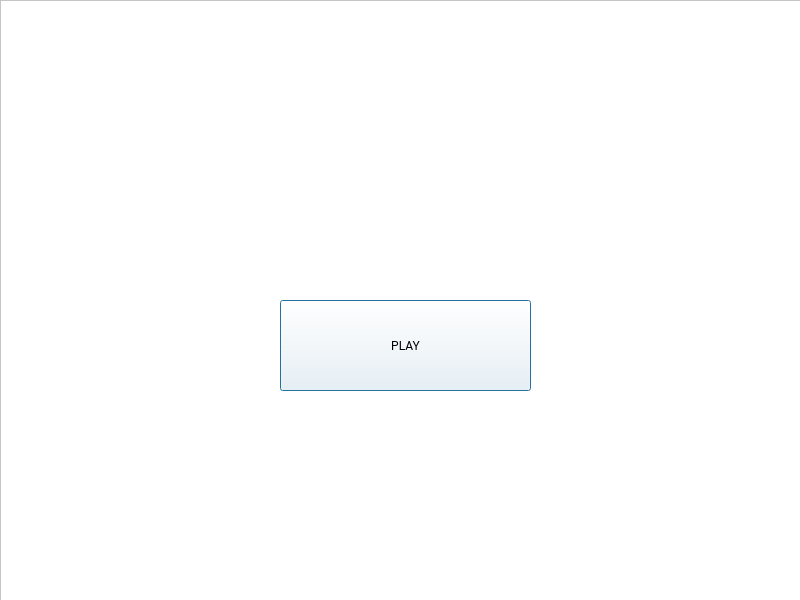
<?xml version="1.0" encoding="UTF-8"?>
<ui version="4.0">
 <class>Dialog</class>
 <widget class="QDialog" name="Dialog">
  <property name="geometry">
   <rect>
    <x>0</x>
    <y>0</y>
    <width>800</width>
    <height>600</height>
   </rect>
  </property>
  <property name="windowTitle">
   <string>Dialog</string>
  </property>
  <property name="autoFillBackground">
   <bool>false</bool>
  </property>
  <property name="styleSheet">
   <string notr="true">background-color:white</string>
  </property>
  <widget class="QFrame" name="frame">
   <property name="geometry">
    <rect>
     <x>0</x>
     <y>0</y>
     <width>801</width>
     <height>601</height>
    </rect>
   </property>
   <property name="frameShape">
    <enum>QFrame::StyledPanel</enum>
   </property>
   <property name="frameShadow">
    <enum>QFrame::Raised</enum>
   </property>
   <widget class="QLabel" name="label">
    <property name="geometry">
     <rect>
      <x>0</x>
      <y>0</y>
      <width>801</width>
      <height>601</height>
     </rect>
    </property>
    <property name="frameShape">
     <enum>QFrame::StyledPanel</enum>
    </property>
    <property name="frameShadow">
     <enum>QFrame::Sunken</enum>
    </property>
    <property name="lineWidth">
     <number>0</number>
    </property>
    <property name="text">
     <string/>
    </property>
    <property name="pixmap">
     <pixmap>blue-bg.jpg</pixmap>
    </property>
    <property name="scaledContents">
     <bool>true</bool>
    </property>
   </widget>
   <widget class="QPushButton" name="Play">
    <property name="geometry">
     <rect>
      <x>280</x>
      <y>300</y>
      <width>251</width>
      <height>91</height>
     </rect>
    </property>
    <property name="font">
     <font>
      <family>Roboto,sans-serif</family>
      <weight>50</weight>
      <bold>false</bold>
     </font>
    </property>
    <property name="styleSheet">
     <string notr="true">border-radius:0.2em;
font-family:'Roboto',sans-serif;
font-weight:400;
color:#FFFFFF;
background-color:#3369ff;
Box-shadow:inset 0 -0.6em 1em -0.35em rgba(0,0,0,0.17),inset 0 0.6em 2em -0.3em rgba(255,255,255,0.15),inset 0 0 0em 0.05em rgba(255,255,255,0.12);
text-align:center;

QPushButton:hover#Play{
background-color:#fff;}</string>
    </property>
    <property name="text">
     <string>PLAY</string>
    </property>
   </widget>
  </widget>
 </widget>
 <resources/>
 <connections/>
</ui>
